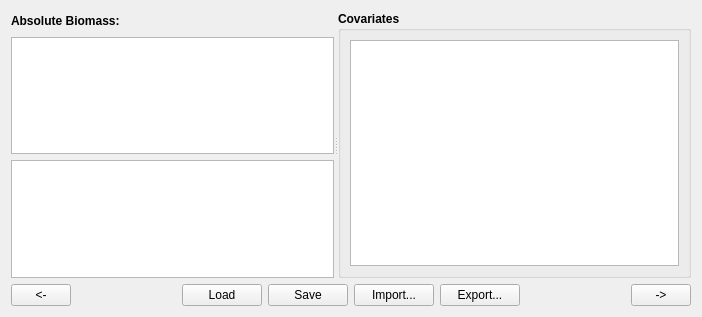
<?xml version="1.0" encoding="UTF-8"?>
<ui version="4.0">
 <class>MSPROD_Tab1_CatchabilityTab</class>
 <widget class="QWidget" name="MSPROD_Tab1_CatchabilityTab">
  <property name="geometry">
   <rect>
    <x>0</x>
    <y>0</y>
    <width>702</width>
    <height>317</height>
   </rect>
  </property>
  <property name="windowTitle">
   <string>Form</string>
  </property>
  <layout class="QVBoxLayout" name="verticalLayout_2">
   <item>
    <widget class="QSplitter" name="splitter">
     <property name="orientation">
      <enum>Qt::Horizontal</enum>
     </property>
     <widget class="QWidget" name="Estimation_Tab5_ObservedDataW" native="true">
      <layout class="QVBoxLayout" name="verticalLayout">
       <item>
        <layout class="QHBoxLayout" name="horizontalLayout">
         <item>
          <widget class="QLabel" name="Estimation_Tab5_ObsBiomassTypeLBL">
           <property name="font">
            <font>
             <weight>75</weight>
             <bold>true</bold>
            </font>
           </property>
           <property name="text">
            <string>Absolute Biomass:</string>
           </property>
          </widget>
         </item>
         <item>
          <spacer name="horizontalSpacer">
           <property name="orientation">
            <enum>Qt::Horizontal</enum>
           </property>
           <property name="sizeHint" stdset="0">
            <size>
             <width>40</width>
             <height>20</height>
            </size>
           </property>
          </spacer>
         </item>
        </layout>
       </item>
       <item>
        <widget class="QTableView" name="Estimation_Tab5_RelativeBiomassTV"/>
       </item>
       <item>
        <widget class="QTableView" name="Estimation_Tab5_AbsoluteBiomassTV">
         <property name="font">
          <font>
           <weight>50</weight>
           <bold>false</bold>
          </font>
         </property>
         <property name="toolTip">
          <string/>
         </property>
         <property name="statusTip">
          <string/>
         </property>
        </widget>
       </item>
      </layout>
     </widget>
     <widget class="QGroupBox" name="Estimation_Tab5_CovariatesGB">
      <property name="font">
       <font>
        <weight>75</weight>
        <bold>true</bold>
       </font>
      </property>
      <property name="title">
       <string>Covariates</string>
      </property>
      <layout class="QVBoxLayout" name="verticalLayout_6">
       <item>
        <widget class="QTableView" name="Estimation_Tab5_CovariatesTV">
         <property name="font">
          <font>
           <weight>50</weight>
           <bold>false</bold>
          </font>
         </property>
         <property name="toolTip">
          <string/>
         </property>
         <property name="statusTip">
          <string/>
         </property>
        </widget>
       </item>
      </layout>
     </widget>
    </widget>
   </item>
   <item>
    <layout class="QHBoxLayout" name="horizontalLayout_88">
     <item>
      <widget class="QPushButton" name="Estimation_Tab5_PrevPB">
       <property name="sizePolicy">
        <sizepolicy hsizetype="Fixed" vsizetype="Fixed">
         <horstretch>0</horstretch>
         <verstretch>0</verstretch>
        </sizepolicy>
       </property>
       <property name="minimumSize">
        <size>
         <width>60</width>
         <height>0</height>
        </size>
       </property>
       <property name="maximumSize">
        <size>
         <width>60</width>
         <height>16777215</height>
        </size>
       </property>
       <property name="toolTip">
        <string>Go to the previous page</string>
       </property>
       <property name="statusTip">
        <string>Go to the previous page</string>
       </property>
       <property name="text">
        <string>&lt;-</string>
       </property>
      </widget>
     </item>
     <item>
      <spacer name="horizontalSpacer_100">
       <property name="orientation">
        <enum>Qt::Horizontal</enum>
       </property>
       <property name="sizeHint" stdset="0">
        <size>
         <width>40</width>
         <height>20</height>
        </size>
       </property>
      </spacer>
     </item>
     <item>
      <widget class="QPushButton" name="Estimation_Tab5_LoadPB">
       <property name="enabled">
        <bool>true</bool>
       </property>
       <property name="toolTip">
        <string>Load table data from database</string>
       </property>
       <property name="statusTip">
        <string>Load table data from database</string>
       </property>
       <property name="text">
        <string>Load</string>
       </property>
      </widget>
     </item>
     <item>
      <widget class="QPushButton" name="Estimation_Tab5_SavePB">
       <property name="enabled">
        <bool>true</bool>
       </property>
       <property name="toolTip">
        <string>Save table data into database</string>
       </property>
       <property name="statusTip">
        <string>Save table data into database</string>
       </property>
       <property name="whatsThis">
        <string>&lt;html&gt;&lt;head/&gt;&lt;body&gt;&lt;p align=&quot;center&quot;&gt;&lt;span style=&quot; font-weight:600;&quot;&gt;Save&lt;/span&gt;&lt;/p&gt;&lt;p&gt;This saves the above data to the appropriate database table(s).&lt;/p&gt;&lt;/body&gt;&lt;/html&gt;</string>
       </property>
       <property name="text">
        <string>Save</string>
       </property>
      </widget>
     </item>
     <item>
      <widget class="QPushButton" name="Estimation_Tab5_ImportPB">
       <property name="toolTip">
        <string>Import table data from a CSV file</string>
       </property>
       <property name="statusTip">
        <string>Import table data from a CSV file</string>
       </property>
       <property name="whatsThis">
        <string>&lt;html&gt;&lt;head/&gt;&lt;body&gt;&lt;p align=&quot;center&quot;&gt;&lt;span style=&quot; font-weight:600;&quot;&gt;Import&lt;/span&gt;&lt;/p&gt;&lt;p&gt;This feature allows the user to import data from a .csv file into the above table(s). The user must then explicitly save the data if they want it saved to the database.&lt;/p&gt;&lt;/body&gt;&lt;/html&gt;</string>
       </property>
       <property name="text">
        <string>Import...</string>
       </property>
      </widget>
     </item>
     <item>
      <widget class="QPushButton" name="Estimation_Tab5_ExportPB">
       <property name="toolTip">
        <string>Export table data to a CSV file</string>
       </property>
       <property name="statusTip">
        <string>Export table data to a CSV file</string>
       </property>
       <property name="whatsThis">
        <string>&lt;html&gt;&lt;head/&gt;&lt;body&gt;&lt;p align=&quot;center&quot;&gt;&lt;span style=&quot; font-weight:600;&quot;&gt;Export&lt;/span&gt;&lt;/p&gt;&lt;p&gt;Saves the above data to a .csv file for easy transfer between applications. The user may choose the default .csv file name or enter a tag for a customized file name.&lt;/p&gt;&lt;/body&gt;&lt;/html&gt;</string>
       </property>
       <property name="text">
        <string>Export...</string>
       </property>
      </widget>
     </item>
     <item>
      <spacer name="verticalSpacer_46">
       <property name="orientation">
        <enum>Qt::Horizontal</enum>
       </property>
       <property name="sizeType">
        <enum>QSizePolicy::Expanding</enum>
       </property>
       <property name="sizeHint" stdset="0">
        <size>
         <width>48</width>
         <height>20</height>
        </size>
       </property>
      </spacer>
     </item>
     <item>
      <widget class="QPushButton" name="Estimation_Tab5_NextPB">
       <property name="enabled">
        <bool>true</bool>
       </property>
       <property name="sizePolicy">
        <sizepolicy hsizetype="Fixed" vsizetype="Fixed">
         <horstretch>0</horstretch>
         <verstretch>0</verstretch>
        </sizepolicy>
       </property>
       <property name="minimumSize">
        <size>
         <width>60</width>
         <height>0</height>
        </size>
       </property>
       <property name="maximumSize">
        <size>
         <width>60</width>
         <height>16777215</height>
        </size>
       </property>
       <property name="toolTip">
        <string>Go to the next tab page</string>
       </property>
       <property name="statusTip">
        <string>Go to the next tab page</string>
       </property>
       <property name="text">
        <string>-&gt;</string>
       </property>
      </widget>
     </item>
    </layout>
   </item>
  </layout>
 </widget>
 <resources/>
 <connections/>
</ui>
